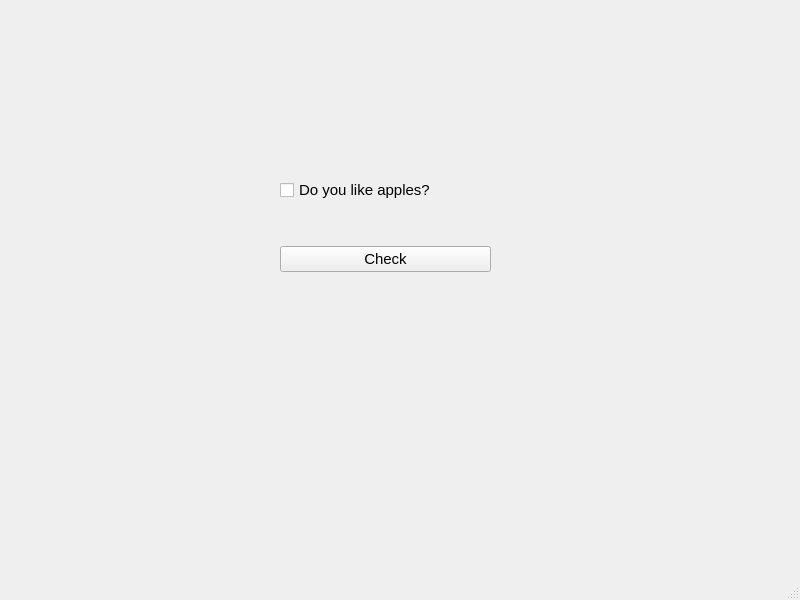
<?xml version="1.0" encoding="UTF-8"?>
<ui version="4.0">
 <class>MainWindow</class>
 <widget class="QMainWindow" name="MainWindow">
  <property name="geometry">
   <rect>
    <x>0</x>
    <y>0</y>
    <width>800</width>
    <height>600</height>
   </rect>
  </property>
  <property name="windowTitle">
   <string>MainWindow</string>
  </property>
  <widget class="QWidget" name="centralwidget">
   <widget class="QWidget" name="">
    <property name="geometry">
     <rect>
      <x>280</x>
      <y>140</y>
      <width>211</width>
      <height>171</height>
     </rect>
    </property>
    <layout class="QVBoxLayout" name="verticalLayout">
     <item>
      <widget class="QCheckBox" name="checkBox">
       <property name="font">
        <font>
         <pointsize>11</pointsize>
        </font>
       </property>
       <property name="text">
        <string>Do you like apples?</string>
       </property>
      </widget>
     </item>
     <item>
      <widget class="QPushButton" name="pushButton">
       <property name="font">
        <font>
         <pointsize>11</pointsize>
        </font>
       </property>
       <property name="text">
        <string>Check</string>
       </property>
      </widget>
     </item>
    </layout>
   </widget>
  </widget>
  <widget class="QMenuBar" name="menubar">
   <property name="geometry">
    <rect>
     <x>0</x>
     <y>0</y>
     <width>800</width>
     <height>21</height>
    </rect>
   </property>
  </widget>
  <widget class="QStatusBar" name="statusbar"/>
 </widget>
 <resources/>
 <connections/>
</ui>
